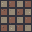

A 2D game scene composited from a Tiled map and its tileset images. What follows is a short description and the map's XML, with every tile layer's data as written:
An orthogonal 1x1 tile map with 32x32 px tiles, 1 tile layer (Assembly), 3 tilesets.

<map version="1.10" orientation="orthogonal" renderorder="right-down" width="1" height="1" tilewidth="32" tileheight="32" infinite="0" nextlayerid="2" nextobjectid="1">
  <tileset firstgid="1" source="../floors.tsx" />
  <tileset firstgid="321" source="../walls.tsx" />
  <tileset firstgid="961" source="../architecture.tsx" />
  <layer id="1" name="Assembly" width="1" height="1">
    <data encoding="csv">
231
</data>
  </layer>
</map>
